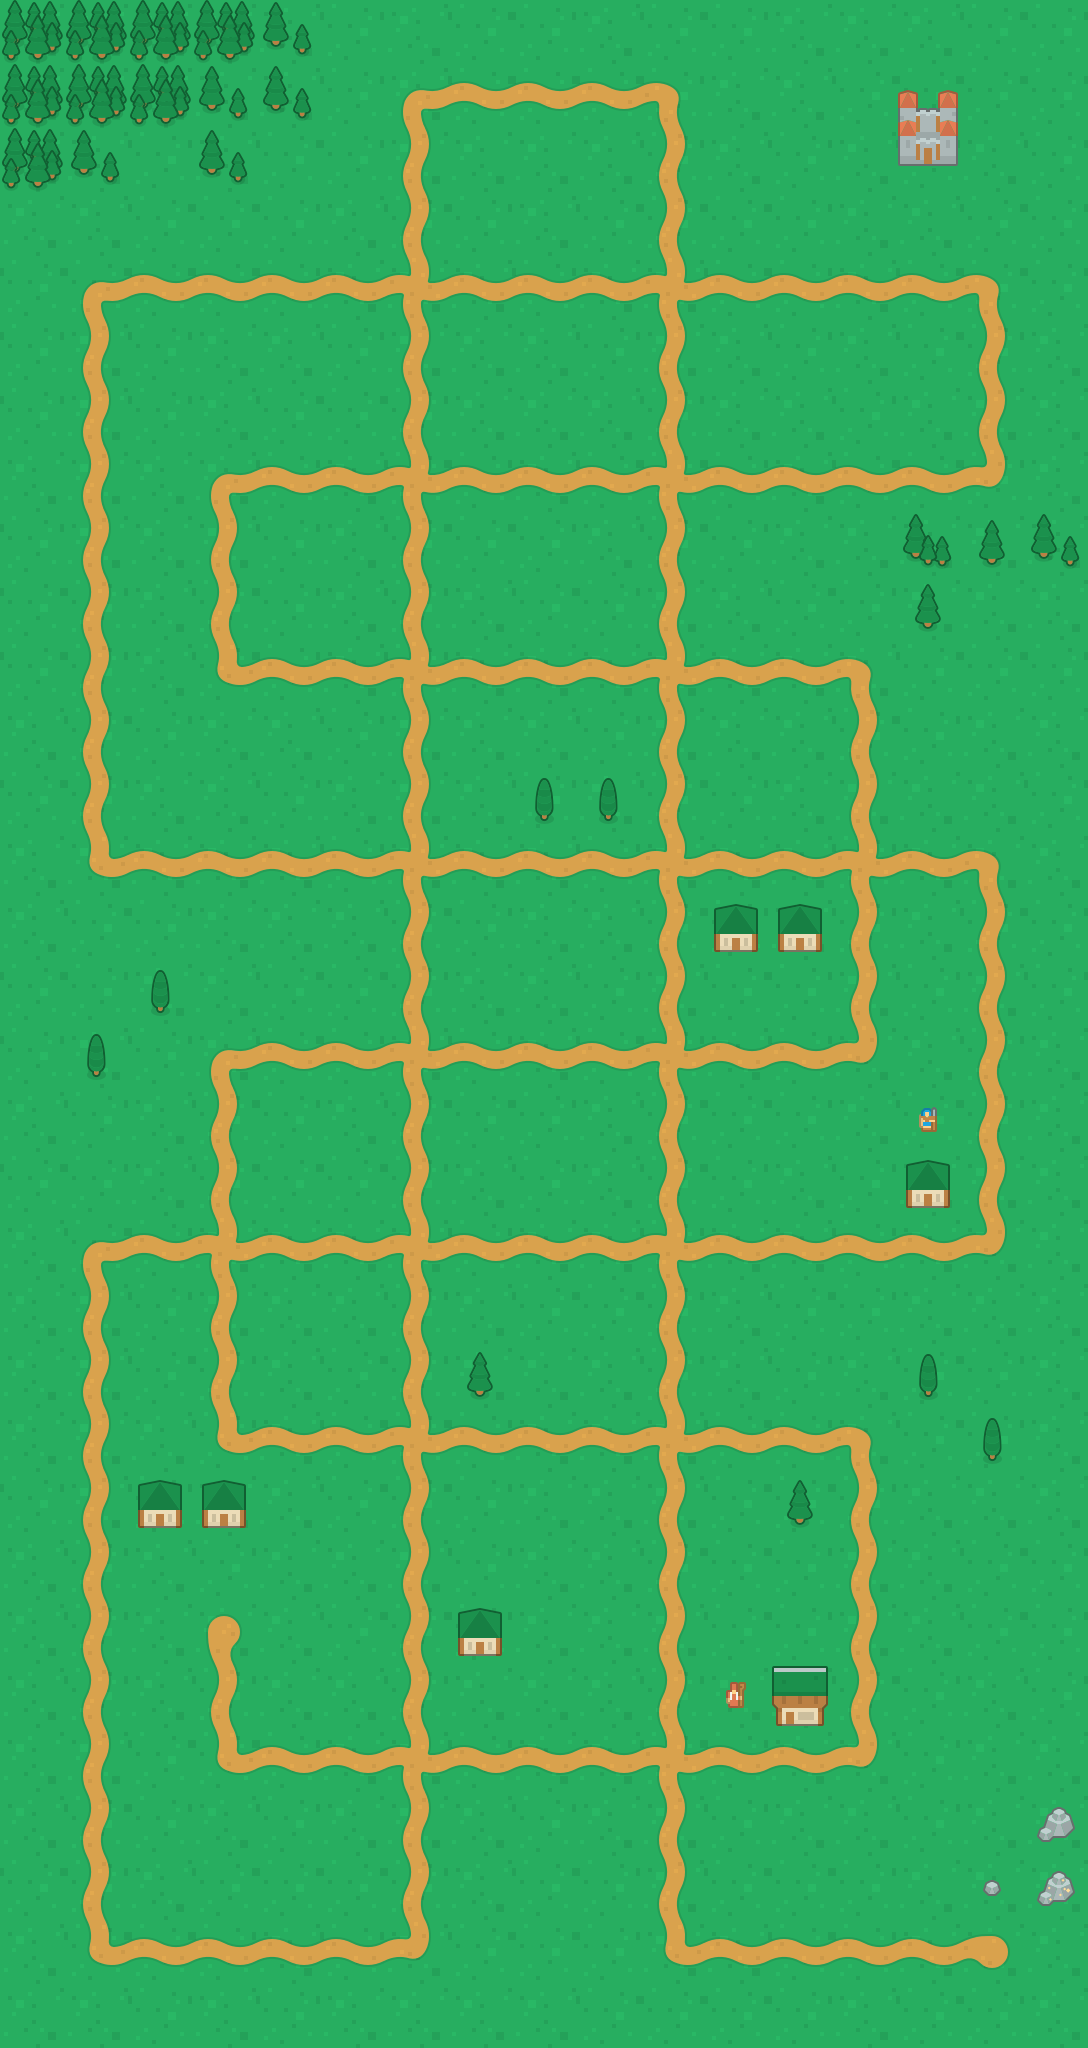

A 2D game scene composited from a Tiled map and its tileset images. What follows is a short description and the map's XML, with every tile layer's data as written:
An orthogonal 17x32 tile map with 64x64 px tiles, 3 tile layers (Background, World, Foreground).

<map version="1.2" tiledversion="1.2.3" orientation="orthogonal" renderorder="right-down" width="17" height="32" tilewidth="64" tileheight="64" infinite="0" nextlayerid="4" nextobjectid="1">
 <tileset firstgid="1" name="medieval-rts-tileset" tilewidth="64" tileheight="64" spacing="32" tilecount="126" columns="18">
  <image source="../src/assets/medieval-rts-tileset.png" trans="ff00ff" width="1696" height="640" />
 </tileset>
 <layer id="2" name="Background" width="17" height="32">
  <data encoding="csv">
76,76,76,76,74,2,1,2,2,1,2,2,1,1,1,2,2,
76,76,76,74,74,2,1,2,2,2,2,1,1,2,2,2,2,
76,74,2,74,2,2,1,1,1,1,2,1,2,1,2,1,2,
1,1,2,2,2,1,2,2,1,2,2,2,2,1,1,2,2,
2,2,2,2,2,1,1,1,2,1,1,2,2,1,2,2,2,
2,1,2,1,1,2,1,1,1,2,1,1,2,1,2,2,1,
2,1,2,1,2,2,2,1,1,1,2,1,1,2,1,1,1,
1,1,1,1,2,1,2,2,1,2,2,2,1,2,2,2,1,
2,1,1,1,2,1,2,2,2,1,2,2,1,1,74,1,74,
2,2,1,2,2,1,2,1,2,2,1,1,2,2,1,1,1,
2,2,1,2,2,1,2,1,1,1,1,1,1,1,2,2,2,
1,2,2,1,1,2,1,1,1,2,1,1,1,2,2,1,1,
2,2,1,1,2,1,1,1,2,1,2,2,1,1,1,1,2,
1,1,1,1,1,2,1,1,1,2,1,1,1,2,1,1,1,
1,2,2,1,1,1,2,2,1,1,2,2,1,2,1,2,2,
2,2,1,1,2,2,2,1,1,2,1,2,2,1,2,1,2,
2,1,2,1,2,2,1,2,1,2,2,1,2,1,1,2,1,
1,2,1,2,2,1,2,2,2,1,2,2,2,1,2,2,1,
2,2,1,2,2,2,2,1,2,1,2,2,1,2,1,1,1,
1,2,2,1,1,1,1,2,1,1,2,1,1,2,1,1,1,
1,1,2,1,1,1,2,1,2,2,2,1,2,2,1,1,1,
1,1,2,2,1,2,2,1,1,1,2,1,2,1,2,2,1,
1,1,1,2,1,2,2,2,1,1,1,2,2,1,2,2,1,
2,1,2,1,1,2,2,2,1,1,1,2,2,2,1,1,1,
1,2,1,2,1,1,1,2,1,1,2,2,2,1,1,2,2,
1,2,1,1,1,2,2,2,1,1,1,2,2,1,1,2,2,
1,2,1,2,1,1,2,1,1,1,2,1,1,2,2,1,2,
1,1,2,2,2,1,1,2,1,1,2,2,1,1,2,1,1,
1,2,2,1,2,1,1,1,2,1,1,2,1,1,2,1,1,
2,2,1,2,2,2,2,1,2,2,1,2,2,2,1,1,1,
1,2,2,2,1,2,1,2,2,2,1,1,2,2,1,1,1,
1,1,2,1,2,1,1,1,1,2,2,2,2,1,2,2,1
</data>
 </layer>
 <layer id="1" name="World" width="17" height="32">
  <data encoding="csv">
0,0,0,0,0,0,0,0,0,0,0,0,0,0,0,0,0,
0,0,0,0,0,0,28,11,11,11,29,0,0,0,0,0,0,
0,0,0,0,0,0,10,0,0,0,10,0,0,0,0,0,0,
0,0,0,0,0,0,10,0,0,0,10,0,0,0,0,0,0,
0,28,11,11,11,11,12,11,11,11,12,11,11,11,11,29,0,
0,10,0,0,0,0,10,0,0,0,10,0,0,0,0,10,0,
0,10,0,0,0,0,10,0,0,0,10,0,0,0,0,10,0,
0,10,0,28,11,11,12,11,11,11,12,11,11,11,11,47,0,
0,10,0,10,0,0,10,0,0,0,10,0,0,0,0,0,0,
0,10,0,10,0,0,10,0,0,0,10,0,0,0,0,0,0,
0,10,0,46,11,11,12,11,11,11,12,11,11,29,0,0,0,
0,10,0,0,0,0,10,0,0,0,10,0,0,10,0,0,0,
0,10,0,0,0,0,10,0,0,0,10,0,0,10,0,0,0,
0,46,11,11,11,11,12,11,11,11,12,11,11,12,11,29,0,
0,0,0,0,0,0,10,0,0,0,10,0,0,10,0,10,0,
0,0,0,0,0,0,10,0,0,0,10,0,0,10,0,10,0,
0,0,0,28,11,11,12,11,11,11,12,11,11,47,0,10,0,
0,0,0,10,0,0,10,0,0,0,10,0,0,0,0,10,0,
0,0,0,10,0,0,10,0,0,0,10,0,0,0,0,10,0,
0,28,11,12,11,11,12,11,11,11,12,11,11,11,11,47,0,
0,10,0,10,0,0,10,0,0,0,10,0,0,0,0,0,0,
0,10,0,10,0,0,10,0,0,0,10,0,0,0,0,0,0,
0,10,0,46,11,11,12,11,11,11,12,11,11,29,0,0,0,
0,10,0,0,0,0,10,0,0,0,10,0,0,10,0,0,0,
0,10,0,0,0,0,10,0,0,0,10,0,0,10,0,0,0,
0,10,0,50,0,0,10,0,0,0,10,0,0,10,0,0,0,
0,10,0,10,0,0,10,0,0,0,10,0,0,10,0,0,0,
0,10,0,46,11,11,12,11,11,11,12,11,11,47,0,0,0,
0,10,0,0,0,0,10,0,0,0,10,0,0,0,0,0,0,
0,10,0,0,0,0,10,0,0,0,10,0,0,0,0,0,0,
0,46,11,11,11,11,47,0,0,0,46,11,11,11,11,30,0,
0,0,0,0,0,0,0,0,0,0,0,0,0,0,0,0,0
</data>
 </layer>
 <layer id="3" name="Foreground" width="17" height="32">
  <data encoding="csv">
0,0,0,0,0,0,0,0,0,0,0,0,0,0,0,0,0,
0,0,0,0,0,0,0,0,0,0,0,0,0,0,17,0,0,
0,0,0,0,0,0,0,0,0,0,0,0,0,0,35,0,0,
0,0,0,0,0,0,0,0,0,0,0,0,0,0,0,0,0,
0,0,0,0,0,0,0,0,0,0,0,0,0,0,0,0,0,
0,0,0,0,0,0,0,0,0,0,0,0,0,0,0,0,0,
0,0,0,0,0,0,0,0,0,0,0,0,0,0,0,0,0,
0,0,0,0,0,0,0,0,0,0,0,0,0,0,0,0,0,
0,0,0,0,0,0,0,0,0,0,0,0,0,0,61,62,0,
0,0,0,0,0,0,0,0,0,0,0,0,0,0,62,0,0,
0,0,0,0,0,0,0,0,0,0,0,0,0,0,0,0,0,
0,0,0,0,0,0,0,0,0,0,0,0,0,0,0,0,0,
0,0,0,0,0,0,0,0,60,60,0,0,0,0,0,0,0,
0,0,0,0,0,0,0,0,0,0,0,0,0,0,0,0,0,
0,0,0,0,0,0,0,0,0,0,0,115,115,0,0,0,0,
0,0,60,0,0,0,0,0,0,0,0,0,0,0,0,0,0,
0,60,0,0,0,0,0,0,0,0,0,0,0,0,0,0,0,
0,0,0,0,0,0,0,0,0,0,0,0,0,0,69,0,0,
0,0,0,0,0,0,0,0,0,0,0,0,0,0,115,0,0,
0,0,0,0,0,0,0,0,0,0,0,0,0,0,0,0,0,
0,0,0,0,0,0,0,0,0,0,0,0,0,0,0,0,0,
0,0,0,0,0,0,0,62,0,0,0,0,0,0,60,0,0,
0,0,0,0,0,0,0,0,0,0,0,0,0,0,0,60,0,
0,0,115,115,0,0,0,0,0,0,0,0,62,0,0,0,0,
0,0,0,0,0,0,0,0,0,0,0,0,0,0,0,0,0,
0,0,0,0,0,0,0,115,0,0,0,0,0,0,0,0,0,
0,0,0,0,0,0,0,0,0,0,0,86,52,0,0,0,0,
0,0,0,0,0,0,0,0,0,0,0,0,0,0,0,0,0,
0,0,0,0,0,0,0,0,0,0,0,0,0,0,0,0,80,
0,0,0,0,0,0,0,0,0,0,0,0,0,0,0,77,82,
0,0,0,0,0,0,0,0,0,0,0,0,0,0,0,0,0,
0,0,0,0,0,0,0,0,0,0,0,0,0,0,0,0,0
</data>
 </layer>
</map>
